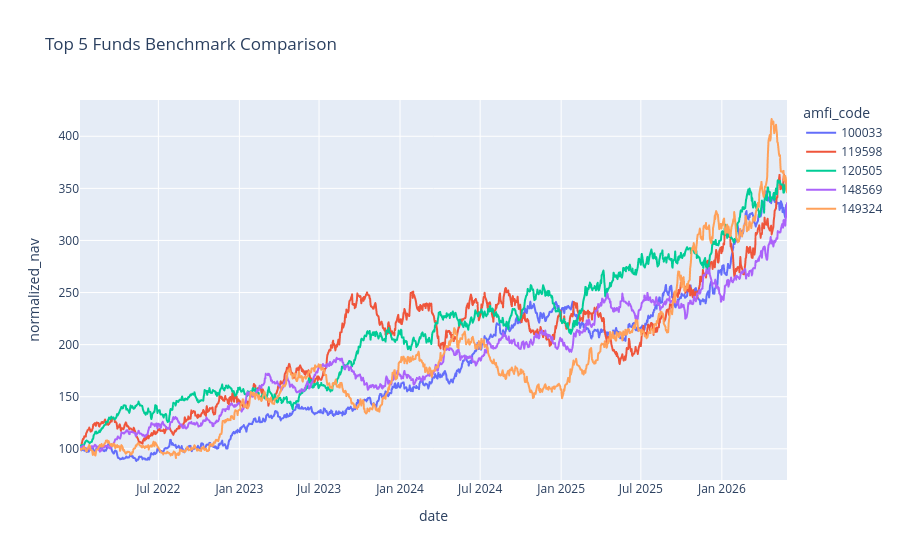

Source (notebook cell):
### Code cell
top5 = scorecard.head(5)["amfi_code"]
benchmark_chart = nav[
    nav["amfi_code"].isin(top5)
]
benchmark_chart["normalized_nav"] = (
    benchmark_chart.groupby("amfi_code")["nav"]
    .transform(lambda x: x / x.iloc[0] * 100)
)
fig = px.line(
    benchmark_chart,
    x="date",
    y="normalized_nav",
    color="amfi_code",
    title="Top 5 Funds Benchmark Comparison"
)
fig.write_image(
    "../charts/benchmark_comparison.png"
)
fig.show()

### Figure 1 — Plotly figure (JSON) as saved in the notebook; plotly's stock layout.template omitted (floating-point values rounded to 4 significant figures; data arrays with more than 128 entries replaced by an {"elided": "..."} marker saying what was removed)
{"data": [{"hovertemplate": "amfi_code=100033<br>date=%{x}<br>normalized_nav=%{y}<extra></extra>", "legendgroup": "100033", "line": {"color": "#636efa", "dash": "solid"}, "marker": {"symbol": "circle"}, "mode": "lines", "name": "100033", "showlegend": true, "type": "scattergl", "x": {"elided": "1149 str values"}, "xaxis": "x", "y": {"elided": "1149 float values"}, "yaxis": "y"}, {"hovertemplate": "amfi_code=119598<br>date=%{x}<br>normalized_nav=%{y}<extra></extra>", "legendgroup": "119598", "line": {"color": "#EF553B", "dash": "solid"}, "marker": {"symbol": "circle"}, "mode": "lines", "name": "119598", "showlegend": true, "type": "scattergl", "x": {"elided": "1149 str values"}, "xaxis": "x", "y": {"elided": "1149 float values"}, "yaxis": "y"}, {"hovertemplate": "amfi_code=120505<br>date=%{x}<br>normalized_nav=%{y}<extra></extra>", "legendgroup": "120505", "line": {"color": "#00cc96", "dash": "solid"}, "marker": {"symbol": "circle"}, "mode": "lines", "name": "120505", "showlegend": true, "type": "scattergl", "x": {"elided": "1149 str values"}, "xaxis": "x", "y": {"elided": "1149 float values"}, "yaxis": "y"}, {"hovertemplate": "amfi_code=148569<br>date=%{x}<br>normalized_nav=%{y}<extra></extra>", "legendgroup": "148569", "line": {"color": "#ab63fa", "dash": "solid"}, "marker": {"symbol": "circle"}, "mode": "lines", "name": "148569", "showlegend": true, "type": "scattergl", "x": {"elided": "1149 str values"}, "xaxis": "x", "y": {"elided": "1149 float values"}, "yaxis": "y"}, {"hovertemplate": "amfi_code=149324<br>date=%{x}<br>normalized_nav=%{y}<extra></extra>", "legendgroup": "149324", "line": {"color": "#FFA15A", "dash": "solid"}, "marker": {"symbol": "circle"}, "mode": "lines", "name": "149324", "showlegend": true, "type": "scattergl", "x": {"elided": "1149 str values"}, "xaxis": "x", "y": {"elided": "1149 float values"}, "yaxis": "y"}], "layout": {"legend": {"title": {"text": "amfi_code"}, "tracegroupgap": 0}, "title": {"text": "Top 5 Funds Benchmark Comparison"}, "xaxis": {"anchor": "y", "domain": [0, 1], "title": {"text": "date"}}, "yaxis": {"anchor": "x", "domain": [0, 1], "title": {"text": "normalized_nav"}}}}
